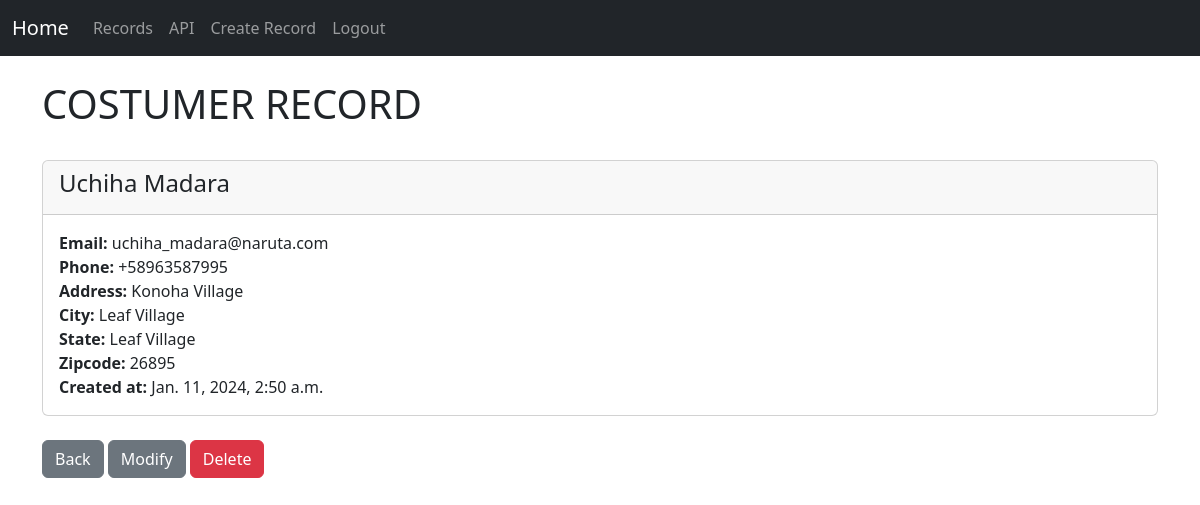
Screenshot of /record/21 (signed in) with the database file from the repository.
### crm/models.py (models this page shows, shortened)
class Record(models.Model):
	created_at = models.DateTimeField(auto_now_add=True)
	first_name = models.CharField(max_length=50)
	last_name =  models.CharField(max_length=50)
	email =  models.CharField(max_length=100)
	phone = models.CharField(max_length=15)
	address =  models.CharField(max_length=100)
	city =  models.CharField(max_length=50)
	state =  models.CharField(max_length=50)
	zipcode =  models.CharField(max_length=20)

### crm/views.py (the view)
# urls.py: path('record/<int:pk>', views.costumer_record, name='record'),
def costumer_record(request,pk):
	if request.user.is_authenticated:
		costumer_record = Record.objects.get(id=pk)
		return render(request,'record.html',{'costumer_record':costumer_record})
	else:
		messages.error(request, 'You Must Be Authenticated To Access Here!...')
		return redirect('saludo')

### crm/templates/record.html (shortened to what this page needs)
{% extends 'base.html' %}
{% block content %}
<div >
		{%  if user.is_authenticated  %}
		<h1>COSTUMER RECORD</h1>
			<br>
			<div class="card">
			  <div class="card-header">
			    <h4>{{costumer_record.first_name}}  {{costumer_record.last_name}}</h3>
			  </div>
			  <div class="card-body">
			    <strong> Email: </strong> {{costumer_record.email}}<br>
			    <strong>Phone: </strong> {{costumer_record.phone}}<br>
			    <strong>Address: </strong> {{costumer_record.address}}<br>
			    <strong>City: </strong> {{costumer_record.city}}<br>
			    <strong>State: </strong> {{costumer_record.state}}<br>
			    <strong>Zipcode: </strong> {{costumer_record.zipcode}}<br>
			    <strong>Created at: </strong> {{costumer_record.created_at}}
			  </div>
			</div>
			<br>
	    <a href="{%url 'records'%}" class="btn btn-secondary">Back</a>
   	    <a href="{%url 'update_record' costumer_record.id %}" class="btn btn-secondary">Modify</a>
	    <a href="{%url 'delete_record' costumer_record.id %}" class="btn btn-danger">Delete</a>
		{% endif %}
	</div>
{% endblock %}

### rows the page displays
Record: first_name "Uchiha", last_name "Madara", email "uchiha_madara@naruta.com", phone "+58963587995", address "Konoha Village", city "Leaf Village", state "Leaf Village", zipcode "26895", created_at "Jan. 11, 2024, 2:50 a.m."
